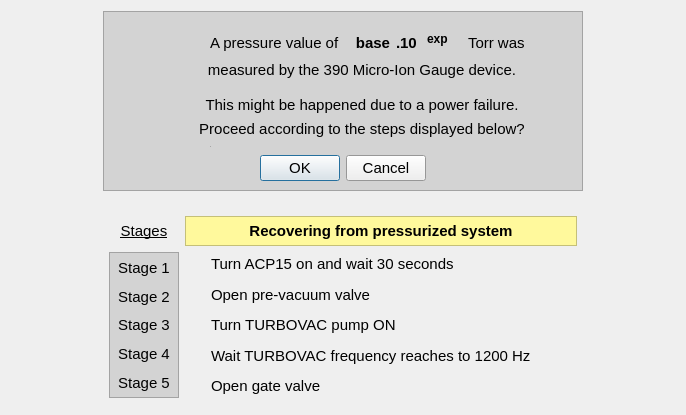
<?xml version="1.0" encoding="UTF-8"?>
<ui version="4.0">
 <class>Form</class>
 <widget class="QWidget" name="Form">
  <property name="geometry">
   <rect>
    <x>0</x>
    <y>0</y>
    <width>686</width>
    <height>415</height>
   </rect>
  </property>
  <property name="windowTitle">
   <string>VBC - Warning</string>
  </property>
  <layout class="QGridLayout" name="gridLayout_5">
   <item row="2" column="0">
    <layout class="QGridLayout" name="gridLayout_2">
     <property name="leftMargin">
      <number>6</number>
     </property>
     <property name="topMargin">
      <number>6</number>
     </property>
     <property name="rightMargin">
      <number>6</number>
     </property>
     <property name="bottomMargin">
      <number>6</number>
     </property>
     <item row="4" column="1">
      <widget class="PyDMByteIndicator" name="Stage_3" native="true">
       <property name="enabled">
        <bool>true</bool>
       </property>
       <property name="maximumSize">
        <size>
         <width>20</width>
         <height>16777215</height>
        </size>
       </property>
       <property name="font">
        <font>
         <family>Cantarell</family>
         <pointsize>11</pointsize>
         <weight>50</weight>
         <bold>false</bold>
        </font>
       </property>
       <property name="toolTip">
        <string/>
       </property>
       <property name="whatsThis">
        <string>
    Widget for graphical representation of bits from an integer number
    with support for Channels and more from PyDM

    Parameters
    ----------
    parent : QWidget
        The parent widget for the Label
    init_channel : str, optional
        The channel to be used by the widget.
    </string>
       </property>
       <property name="channel" stdset="0">
        <string>ca://${IOC}:ProcessRecovery:Status3</string>
       </property>
       <property name="offColor" stdset="0">
        <color>
         <red>255</red>
         <green>0</green>
         <blue>0</blue>
        </color>
       </property>
       <property name="circles" stdset="0">
        <bool>false</bool>
       </property>
       <property name="labels" stdset="0">
        <stringlist/>
       </property>
      </widget>
     </item>
     <item row="6" column="2">
      <widget class="PyDMLabel" name="PyDMLabel_16">
       <property name="font">
        <font>
         <family>Cantarell</family>
         <pointsize>11</pointsize>
         <weight>50</weight>
         <bold>false</bold>
        </font>
       </property>
       <property name="toolTip">
        <string/>
       </property>
       <property name="whatsThis">
        <string/>
       </property>
       <property name="text">
        <string>Open gate valve</string>
       </property>
      </widget>
     </item>
     <item row="5" column="1">
      <widget class="PyDMByteIndicator" name="Stage_4" native="true">
       <property name="enabled">
        <bool>true</bool>
       </property>
       <property name="maximumSize">
        <size>
         <width>20</width>
         <height>16777215</height>
        </size>
       </property>
       <property name="font">
        <font>
         <family>Cantarell</family>
         <pointsize>11</pointsize>
         <weight>50</weight>
         <bold>false</bold>
        </font>
       </property>
       <property name="toolTip">
        <string/>
       </property>
       <property name="whatsThis">
        <string>
    Widget for graphical representation of bits from an integer number
    with support for Channels and more from PyDM

    Parameters
    ----------
    parent : QWidget
        The parent widget for the Label
    init_channel : str, optional
        The channel to be used by the widget.
    </string>
       </property>
       <property name="channel" stdset="0">
        <string>ca://${IOC}:ProcessRecovery:Status4</string>
       </property>
       <property name="offColor" stdset="0">
        <color>
         <red>255</red>
         <green>0</green>
         <blue>0</blue>
        </color>
       </property>
       <property name="circles" stdset="0">
        <bool>false</bool>
       </property>
       <property name="labels" stdset="0">
        <stringlist/>
       </property>
      </widget>
     </item>
     <item row="6" column="1">
      <widget class="PyDMByteIndicator" name="Stage_5" native="true">
       <property name="enabled">
        <bool>true</bool>
       </property>
       <property name="maximumSize">
        <size>
         <width>20</width>
         <height>16777215</height>
        </size>
       </property>
       <property name="font">
        <font>
         <family>Cantarell</family>
         <pointsize>11</pointsize>
         <weight>50</weight>
         <bold>false</bold>
        </font>
       </property>
       <property name="toolTip">
        <string/>
       </property>
       <property name="whatsThis">
        <string>
    Widget for graphical representation of bits from an integer number
    with support for Channels and more from PyDM

    Parameters
    ----------
    parent : QWidget
        The parent widget for the Label
    init_channel : str, optional
        The channel to be used by the widget.
    </string>
       </property>
       <property name="channel" stdset="0">
        <string>ca://${IOC}:ProcessRecovery:Status5</string>
       </property>
       <property name="offColor" stdset="0">
        <color>
         <red>255</red>
         <green>0</green>
         <blue>0</blue>
        </color>
       </property>
       <property name="circles" stdset="0">
        <bool>false</bool>
       </property>
       <property name="labels" stdset="0">
        <stringlist/>
       </property>
      </widget>
     </item>
     <item row="1" column="0">
      <widget class="QLabel" name="label_4">
       <property name="font">
        <font>
         <family>Cantarell</family>
         <pointsize>11</pointsize>
         <weight>50</weight>
         <bold>false</bold>
         <underline>true</underline>
        </font>
       </property>
       <property name="text">
        <string>Stages</string>
       </property>
       <property name="alignment">
        <set>Qt::AlignCenter</set>
       </property>
      </widget>
     </item>
     <item row="2" column="1">
      <widget class="PyDMByteIndicator" name="Stage_1" native="true">
       <property name="enabled">
        <bool>true</bool>
       </property>
       <property name="maximumSize">
        <size>
         <width>20</width>
         <height>16777215</height>
        </size>
       </property>
       <property name="font">
        <font>
         <family>Cantarell</family>
         <pointsize>11</pointsize>
         <weight>50</weight>
         <bold>false</bold>
        </font>
       </property>
       <property name="toolTip">
        <string/>
       </property>
       <property name="whatsThis">
        <string>
    Widget for graphical representation of bits from an integer number
    with support for Channels and more from PyDM

    Parameters
    ----------
    parent : QWidget
        The parent widget for the Label
    init_channel : str, optional
        The channel to be used by the widget.
    </string>
       </property>
       <property name="channel" stdset="0">
        <string>ca://${IOC}:ProcessRecovery:Status1</string>
       </property>
       <property name="offColor" stdset="0">
        <color>
         <red>255</red>
         <green>0</green>
         <blue>0</blue>
        </color>
       </property>
       <property name="circles" stdset="0">
        <bool>false</bool>
       </property>
       <property name="labels" stdset="0">
        <stringlist/>
       </property>
      </widget>
     </item>
     <item row="2" column="0" rowspan="5">
      <widget class="QFrame" name="FrameStagesLabel">
       <property name="minimumSize">
        <size>
         <width>70</width>
         <height>0</height>
        </size>
       </property>
       <property name="maximumSize">
        <size>
         <width>70</width>
         <height>16777215</height>
        </size>
       </property>
       <property name="palette">
        <palette>
         <active>
          <colorrole role="Base">
           <brush brushstyle="SolidPattern">
            <color alpha="255">
             <red>255</red>
             <green>255</green>
             <blue>255</blue>
            </color>
           </brush>
          </colorrole>
          <colorrole role="Window">
           <brush brushstyle="SolidPattern">
            <color alpha="255">
             <red>211</red>
             <green>211</green>
             <blue>211</blue>
            </color>
           </brush>
          </colorrole>
         </active>
         <inactive>
          <colorrole role="Base">
           <brush brushstyle="SolidPattern">
            <color alpha="255">
             <red>255</red>
             <green>255</green>
             <blue>255</blue>
            </color>
           </brush>
          </colorrole>
          <colorrole role="Window">
           <brush brushstyle="SolidPattern">
            <color alpha="255">
             <red>211</red>
             <green>211</green>
             <blue>211</blue>
            </color>
           </brush>
          </colorrole>
         </inactive>
         <disabled>
          <colorrole role="Base">
           <brush brushstyle="SolidPattern">
            <color alpha="255">
             <red>211</red>
             <green>211</green>
             <blue>211</blue>
            </color>
           </brush>
          </colorrole>
          <colorrole role="Window">
           <brush brushstyle="SolidPattern">
            <color alpha="255">
             <red>211</red>
             <green>211</green>
             <blue>211</blue>
            </color>
           </brush>
          </colorrole>
         </disabled>
        </palette>
       </property>
       <property name="font">
        <font>
         <family>Cantarell</family>
         <pointsize>11</pointsize>
         <weight>50</weight>
         <bold>false</bold>
        </font>
       </property>
       <property name="autoFillBackground">
        <bool>true</bool>
       </property>
       <property name="frameShape">
        <enum>QFrame::StyledPanel</enum>
       </property>
       <property name="frameShadow">
        <enum>QFrame::Raised</enum>
       </property>
       <layout class="QVBoxLayout" name="verticalLayout_5">
        <property name="spacing">
         <number>0</number>
        </property>
        <property name="leftMargin">
         <number>0</number>
        </property>
        <property name="topMargin">
         <number>0</number>
        </property>
        <property name="rightMargin">
         <number>0</number>
        </property>
        <property name="bottomMargin">
         <number>0</number>
        </property>
        <item>
         <widget class="QLabel" name="label_22">
          <property name="font">
           <font>
            <family>Cantarell</family>
            <pointsize>11</pointsize>
            <weight>50</weight>
            <bold>false</bold>
           </font>
          </property>
          <property name="text">
           <string>Stage 1</string>
          </property>
          <property name="alignment">
           <set>Qt::AlignCenter</set>
          </property>
         </widget>
        </item>
        <item>
         <widget class="QLabel" name="label_131">
          <property name="font">
           <font>
            <family>Cantarell</family>
            <pointsize>11</pointsize>
            <weight>50</weight>
            <bold>false</bold>
           </font>
          </property>
          <property name="text">
           <string>Stage 2</string>
          </property>
          <property name="alignment">
           <set>Qt::AlignCenter</set>
          </property>
         </widget>
        </item>
        <item>
         <widget class="QLabel" name="label_132">
          <property name="font">
           <font>
            <family>Cantarell</family>
            <pointsize>11</pointsize>
            <weight>50</weight>
            <bold>false</bold>
           </font>
          </property>
          <property name="text">
           <string>Stage 3</string>
          </property>
          <property name="alignment">
           <set>Qt::AlignCenter</set>
          </property>
         </widget>
        </item>
        <item>
         <widget class="QLabel" name="label_133">
          <property name="font">
           <font>
            <family>Cantarell</family>
            <pointsize>11</pointsize>
            <weight>50</weight>
            <bold>false</bold>
           </font>
          </property>
          <property name="text">
           <string>Stage 4</string>
          </property>
          <property name="alignment">
           <set>Qt::AlignCenter</set>
          </property>
         </widget>
        </item>
        <item>
         <widget class="QLabel" name="label_19">
          <property name="font">
           <font>
            <family>Cantarell</family>
            <pointsize>11</pointsize>
            <weight>50</weight>
            <bold>false</bold>
           </font>
          </property>
          <property name="text">
           <string>Stage 5</string>
          </property>
          <property name="alignment">
           <set>Qt::AlignCenter</set>
          </property>
         </widget>
        </item>
       </layout>
      </widget>
     </item>
     <item row="3" column="1">
      <widget class="PyDMByteIndicator" name="Stage_2" native="true">
       <property name="enabled">
        <bool>true</bool>
       </property>
       <property name="maximumSize">
        <size>
         <width>20</width>
         <height>16777215</height>
        </size>
       </property>
       <property name="font">
        <font>
         <family>Cantarell</family>
         <pointsize>11</pointsize>
         <weight>50</weight>
         <bold>false</bold>
        </font>
       </property>
       <property name="toolTip">
        <string/>
       </property>
       <property name="whatsThis">
        <string>
    Widget for graphical representation of bits from an integer number
    with support for Channels and more from PyDM

    Parameters
    ----------
    parent : QWidget
        The parent widget for the Label
    init_channel : str, optional
        The channel to be used by the widget.
    </string>
       </property>
       <property name="channel" stdset="0">
        <string>ca://${IOC}:ProcessRecovery:Status2</string>
       </property>
       <property name="offColor" stdset="0">
        <color>
         <red>255</red>
         <green>0</green>
         <blue>0</blue>
        </color>
       </property>
       <property name="circles" stdset="0">
        <bool>false</bool>
       </property>
       <property name="labels" stdset="0">
        <stringlist/>
       </property>
      </widget>
     </item>
     <item row="5" column="2">
      <widget class="PyDMLabel" name="PyDMLabel_35">
       <property name="font">
        <font>
         <family>Cantarell</family>
         <pointsize>11</pointsize>
         <weight>50</weight>
         <bold>false</bold>
        </font>
       </property>
       <property name="toolTip">
        <string/>
       </property>
       <property name="whatsThis">
        <string/>
       </property>
       <property name="text">
        <string>Wait TURBOVAC frequency reaches to 1200 Hz</string>
       </property>
      </widget>
     </item>
     <item row="1" column="1" colspan="2">
      <widget class="QLabel" name="label_29">
       <property name="minimumSize">
        <size>
         <width>0</width>
         <height>30</height>
        </size>
       </property>
       <property name="palette">
        <palette>
         <active>
          <colorrole role="Base">
           <brush brushstyle="SolidPattern">
            <color alpha="255">
             <red>255</red>
             <green>255</green>
             <blue>255</blue>
            </color>
           </brush>
          </colorrole>
          <colorrole role="Window">
           <brush brushstyle="SolidPattern">
            <color alpha="255">
             <red>255</red>
             <green>249</green>
             <blue>156</blue>
            </color>
           </brush>
          </colorrole>
         </active>
         <inactive>
          <colorrole role="Base">
           <brush brushstyle="SolidPattern">
            <color alpha="255">
             <red>255</red>
             <green>255</green>
             <blue>255</blue>
            </color>
           </brush>
          </colorrole>
          <colorrole role="Window">
           <brush brushstyle="SolidPattern">
            <color alpha="255">
             <red>255</red>
             <green>249</green>
             <blue>156</blue>
            </color>
           </brush>
          </colorrole>
         </inactive>
         <disabled>
          <colorrole role="Base">
           <brush brushstyle="SolidPattern">
            <color alpha="255">
             <red>255</red>
             <green>249</green>
             <blue>156</blue>
            </color>
           </brush>
          </colorrole>
          <colorrole role="Window">
           <brush brushstyle="SolidPattern">
            <color alpha="255">
             <red>255</red>
             <green>249</green>
             <blue>156</blue>
            </color>
           </brush>
          </colorrole>
         </disabled>
        </palette>
       </property>
       <property name="font">
        <font>
         <family>Cantarell</family>
         <pointsize>11</pointsize>
         <weight>75</weight>
         <bold>true</bold>
        </font>
       </property>
       <property name="autoFillBackground">
        <bool>true</bool>
       </property>
       <property name="frameShape">
        <enum>QFrame::StyledPanel</enum>
       </property>
       <property name="text">
        <string>Recovering from pressurized system</string>
       </property>
       <property name="alignment">
        <set>Qt::AlignCenter</set>
       </property>
      </widget>
     </item>
     <item row="3" column="2">
      <widget class="PyDMLabel" name="PyDMLabel_15">
       <property name="font">
        <font>
         <family>Cantarell</family>
         <pointsize>11</pointsize>
         <weight>50</weight>
         <bold>false</bold>
        </font>
       </property>
       <property name="toolTip">
        <string/>
       </property>
       <property name="whatsThis">
        <string/>
       </property>
       <property name="text">
        <string>Open pre-vacuum valve</string>
       </property>
      </widget>
     </item>
     <item row="2" column="2">
      <widget class="PyDMLabel" name="PyDMLabel_31">
       <property name="font">
        <font>
         <family>Cantarell</family>
         <pointsize>11</pointsize>
         <weight>50</weight>
         <bold>false</bold>
        </font>
       </property>
       <property name="toolTip">
        <string/>
       </property>
       <property name="whatsThis">
        <string/>
       </property>
       <property name="text">
        <string>Turn ACP15 on and wait 30 seconds</string>
       </property>
      </widget>
     </item>
     <item row="4" column="2">
      <widget class="PyDMLabel" name="PyDMLabel_29">
       <property name="font">
        <font>
         <family>Cantarell</family>
         <pointsize>11</pointsize>
         <weight>50</weight>
         <bold>false</bold>
        </font>
       </property>
       <property name="toolTip">
        <string/>
       </property>
       <property name="whatsThis">
        <string/>
       </property>
       <property name="text">
        <string>Turn TURBOVAC pump ON</string>
       </property>
      </widget>
     </item>
    </layout>
   </item>
   <item row="0" column="0">
    <widget class="QFrame" name="frame_2">
     <property name="maximumSize">
      <size>
       <width>480</width>
       <height>180</height>
      </size>
     </property>
     <property name="palette">
      <palette>
       <active>
        <colorrole role="Base">
         <brush brushstyle="SolidPattern">
          <color alpha="255">
           <red>255</red>
           <green>255</green>
           <blue>255</blue>
          </color>
         </brush>
        </colorrole>
        <colorrole role="Window">
         <brush brushstyle="SolidPattern">
          <color alpha="255">
           <red>211</red>
           <green>211</green>
           <blue>211</blue>
          </color>
         </brush>
        </colorrole>
       </active>
       <inactive>
        <colorrole role="Base">
         <brush brushstyle="SolidPattern">
          <color alpha="255">
           <red>255</red>
           <green>255</green>
           <blue>255</blue>
          </color>
         </brush>
        </colorrole>
        <colorrole role="Window">
         <brush brushstyle="SolidPattern">
          <color alpha="255">
           <red>211</red>
           <green>211</green>
           <blue>211</blue>
          </color>
         </brush>
        </colorrole>
       </inactive>
       <disabled>
        <colorrole role="Base">
         <brush brushstyle="SolidPattern">
          <color alpha="255">
           <red>211</red>
           <green>211</green>
           <blue>211</blue>
          </color>
         </brush>
        </colorrole>
        <colorrole role="Window">
         <brush brushstyle="SolidPattern">
          <color alpha="255">
           <red>211</red>
           <green>211</green>
           <blue>211</blue>
          </color>
         </brush>
        </colorrole>
       </disabled>
      </palette>
     </property>
     <property name="font">
      <font>
       <family>Cantarell</family>
       <pointsize>11</pointsize>
       <weight>50</weight>
       <bold>false</bold>
      </font>
     </property>
     <property name="autoFillBackground">
      <bool>true</bool>
     </property>
     <property name="frameShape">
      <enum>QFrame::StyledPanel</enum>
     </property>
     <property name="frameShadow">
      <enum>QFrame::Raised</enum>
     </property>
     <layout class="QGridLayout" name="gridLayout">
      <item row="0" column="0">
       <layout class="QGridLayout" name="gridLayout_4">
        <item row="4" column="4">
         <spacer name="verticalSpacer_3">
          <property name="font">
           <font>
            <family>Cantarell</family>
            <pointsize>11</pointsize>
            <weight>50</weight>
            <bold>false</bold>
           </font>
          </property>
          <property name="orientation">
           <enum>Qt::Vertical</enum>
          </property>
          <property name="sizeType">
           <enum>QSizePolicy::Fixed</enum>
          </property>
          <property name="sizeHint" stdset="0">
           <size>
            <width>10</width>
            <height>5</height>
           </size>
          </property>
         </spacer>
        </item>
        <item row="7" column="2">
         <widget class="PyDMCheckbox" name="Shell_PV_Trigger_OK_MESSAGE">
          <property name="enabled">
           <bool>true</bool>
          </property>
          <property name="maximumSize">
           <size>
            <width>1</width>
            <height>1</height>
           </size>
          </property>
          <property name="font">
           <font>
            <family>Cantarell</family>
            <pointsize>11</pointsize>
            <weight>50</weight>
            <bold>false</bold>
           </font>
          </property>
          <property name="toolTip">
           <string/>
          </property>
          <property name="whatsThis">
           <string>
    A QCheckbox with support for Channels and more from PyDM

    Parameters
    ----------
    parent : QWidget
        The parent widget for the Label
    init_channel : str, optional
        The channel to be used by the widget.

    </string>
          </property>
          <property name="iconSize">
           <size>
            <width>1</width>
            <height>1</height>
           </size>
          </property>
          <property name="alarmSensitiveBorder" stdset="0">
           <bool>false</bool>
          </property>
          <property name="precisionFromPV" stdset="0">
           <bool>false</bool>
          </property>
          <property name="channel" stdset="0">
           <string>ca://${IOC}:ProcessRec:Bool</string>
          </property>
         </widget>
        </item>
        <item row="1" column="2" rowspan="2">
         <widget class="QLabel" name="label_11">
          <property name="minimumSize">
           <size>
            <width>0</width>
            <height>14</height>
           </size>
          </property>
          <property name="maximumSize">
           <size>
            <width>16777215</width>
            <height>18</height>
           </size>
          </property>
          <property name="font">
           <font>
            <family>Cantarell</family>
            <pointsize>11</pointsize>
            <weight>50</weight>
            <bold>false</bold>
           </font>
          </property>
          <property name="text">
           <string>A pressure value of</string>
          </property>
          <property name="wordWrap">
           <bool>false</bool>
          </property>
         </widget>
        </item>
        <item row="7" column="4">
         <spacer name="verticalSpacer_5">
          <property name="font">
           <font>
            <family>Cantarell</family>
            <pointsize>11</pointsize>
            <weight>50</weight>
            <bold>false</bold>
           </font>
          </property>
          <property name="orientation">
           <enum>Qt::Vertical</enum>
          </property>
          <property name="sizeType">
           <enum>QSizePolicy::Fixed</enum>
          </property>
          <property name="sizeHint" stdset="0">
           <size>
            <width>20</width>
            <height>5</height>
           </size>
          </property>
         </spacer>
        </item>
        <item row="1" column="1">
         <spacer name="horizontalSpacer_2">
          <property name="font">
           <font>
            <family>Cantarell</family>
            <pointsize>11</pointsize>
            <weight>50</weight>
            <bold>false</bold>
           </font>
          </property>
          <property name="orientation">
           <enum>Qt::Horizontal</enum>
          </property>
          <property name="sizeType">
           <enum>QSizePolicy::Fixed</enum>
          </property>
          <property name="sizeHint" stdset="0">
           <size>
            <width>5</width>
            <height>5</height>
           </size>
          </property>
         </spacer>
        </item>
        <item row="1" column="6" rowspan="2">
         <widget class="QLabel" name="label_12">
          <property name="minimumSize">
           <size>
            <width>0</width>
            <height>14</height>
           </size>
          </property>
          <property name="maximumSize">
           <size>
            <width>16777215</width>
            <height>18</height>
           </size>
          </property>
          <property name="font">
           <font>
            <family>Cantarell</family>
            <pointsize>11</pointsize>
            <weight>50</weight>
            <bold>false</bold>
           </font>
          </property>
          <property name="text">
           <string>Torr was</string>
          </property>
         </widget>
        </item>
        <item row="0" column="4">
         <spacer name="verticalSpacer">
          <property name="font">
           <font>
            <family>Cantarell</family>
            <pointsize>11</pointsize>
            <weight>50</weight>
            <bold>false</bold>
           </font>
          </property>
          <property name="orientation">
           <enum>Qt::Vertical</enum>
          </property>
          <property name="sizeType">
           <enum>QSizePolicy::Fixed</enum>
          </property>
          <property name="sizeHint" stdset="0">
           <size>
            <width>20</width>
            <height>5</height>
           </size>
          </property>
         </spacer>
        </item>
        <item row="1" column="3" rowspan="2">
         <widget class="PyDMLabel" name="pressure_base">
          <property name="minimumSize">
           <size>
            <width>0</width>
            <height>14</height>
           </size>
          </property>
          <property name="maximumSize">
           <size>
            <width>60</width>
            <height>18</height>
           </size>
          </property>
          <property name="font">
           <font>
            <family>Cantarell</family>
            <pointsize>11</pointsize>
            <weight>75</weight>
            <bold>true</bold>
           </font>
          </property>
          <property name="toolTip">
           <string/>
          </property>
          <property name="whatsThis">
           <string/>
          </property>
          <property name="text">
           <string>base</string>
          </property>
          <property name="alignment">
           <set>Qt::AlignRight|Qt::AlignTrailing|Qt::AlignVCenter</set>
          </property>
          <property name="alarmSensitiveBorder" stdset="0">
           <bool>false</bool>
          </property>
          <property name="channel" stdset="0">
           <string>ca://${IOC}:BBB:TorrBaseMsg</string>
          </property>
         </widget>
        </item>
        <item row="0" column="0" rowspan="8">
         <widget class="QLabel" name="label_9">
          <property name="minimumSize">
           <size>
            <width>80</width>
            <height>80</height>
           </size>
          </property>
          <property name="maximumSize">
           <size>
            <width>80</width>
            <height>80</height>
           </size>
          </property>
          <property name="font">
           <font>
            <family>Cantarell</family>
            <pointsize>11</pointsize>
            <weight>50</weight>
            <bold>false</bold>
           </font>
          </property>
          <property name="text">
           <string>&lt;html&gt;&lt;head/&gt;&lt;body&gt;&lt;p&gt;&lt;img src=&quot;../images/warning.png&quot;/&gt;&lt;/p&gt;&lt;/body&gt;&lt;/html&gt;</string>
          </property>
          <property name="alignment">
           <set>Qt::AlignCenter</set>
          </property>
         </widget>
        </item>
        <item row="1" column="4" rowspan="2">
         <widget class="QLabel" name="label_67">
          <property name="minimumSize">
           <size>
            <width>0</width>
            <height>14</height>
           </size>
          </property>
          <property name="maximumSize">
           <size>
            <width>25</width>
            <height>18</height>
           </size>
          </property>
          <property name="font">
           <font>
            <family>Cantarell</family>
            <pointsize>11</pointsize>
            <weight>75</weight>
            <bold>true</bold>
           </font>
          </property>
          <property name="text">
           <string>.10</string>
          </property>
         </widget>
        </item>
        <item row="1" column="5">
         <widget class="PyDMLabel" name="pressure_exp">
          <property name="minimumSize">
           <size>
            <width>0</width>
            <height>15</height>
           </size>
          </property>
          <property name="maximumSize">
           <size>
            <width>35</width>
            <height>18</height>
           </size>
          </property>
          <property name="font">
           <font>
            <family>Cantarell</family>
            <pointsize>9</pointsize>
            <weight>75</weight>
            <bold>true</bold>
           </font>
          </property>
          <property name="toolTip">
           <string/>
          </property>
          <property name="whatsThis">
           <string/>
          </property>
          <property name="text">
           <string>exp</string>
          </property>
          <property name="alignment">
           <set>Qt::AlignLeading|Qt::AlignLeft|Qt::AlignTop</set>
          </property>
          <property name="alarmSensitiveBorder" stdset="0">
           <bool>false</bool>
          </property>
          <property name="channel" stdset="0">
           <string>ca://${IOC}:BBB:TorrExpMsg</string>
          </property>
         </widget>
        </item>
        <item row="8" column="0" colspan="8">
         <widget class="QDialogButtonBox" name="buttonBox_2">
          <property name="font">
           <font>
            <family>Cantarell</family>
            <pointsize>11</pointsize>
            <weight>50</weight>
            <bold>false</bold>
           </font>
          </property>
          <property name="standardButtons">
           <set>QDialogButtonBox::Cancel|QDialogButtonBox::Ok</set>
          </property>
          <property name="centerButtons">
           <bool>true</bool>
          </property>
         </widget>
        </item>
        <item row="3" column="1" colspan="6">
         <widget class="QLabel" name="label_14">
          <property name="minimumSize">
           <size>
            <width>0</width>
            <height>14</height>
           </size>
          </property>
          <property name="maximumSize">
           <size>
            <width>3100</width>
            <height>18</height>
           </size>
          </property>
          <property name="font">
           <font>
            <family>Cantarell</family>
            <pointsize>11</pointsize>
            <weight>50</weight>
            <bold>false</bold>
           </font>
          </property>
          <property name="text">
           <string>measured by the 390 Micro-Ion Gauge device.</string>
          </property>
          <property name="alignment">
           <set>Qt::AlignCenter</set>
          </property>
          <property name="wordWrap">
           <bool>true</bool>
          </property>
         </widget>
        </item>
        <item row="5" column="1" colspan="6">
         <widget class="QLabel" name="label_13">
          <property name="minimumSize">
           <size>
            <width>0</width>
            <height>13</height>
           </size>
          </property>
          <property name="maximumSize">
           <size>
            <width>16777215</width>
            <height>18</height>
           </size>
          </property>
          <property name="font">
           <font>
            <family>Cantarell</family>
            <pointsize>11</pointsize>
            <weight>50</weight>
            <bold>false</bold>
           </font>
          </property>
          <property name="text">
           <string>This might be happened due to a power failure.</string>
          </property>
          <property name="alignment">
           <set>Qt::AlignCenter</set>
          </property>
         </widget>
        </item>
        <item row="6" column="1" colspan="6">
         <widget class="QLabel" name="label_10">
          <property name="minimumSize">
           <size>
            <width>0</width>
            <height>13</height>
           </size>
          </property>
          <property name="maximumSize">
           <size>
            <width>16777215</width>
            <height>18</height>
           </size>
          </property>
          <property name="font">
           <font>
            <family>Cantarell</family>
            <pointsize>11</pointsize>
            <weight>50</weight>
            <bold>false</bold>
           </font>
          </property>
          <property name="text">
           <string>Proceed according to the steps displayed below?</string>
          </property>
          <property name="alignment">
           <set>Qt::AlignCenter</set>
          </property>
         </widget>
        </item>
       </layout>
      </item>
     </layout>
    </widget>
   </item>
   <item row="1" column="0">
    <spacer name="verticalSpacer_2">
     <property name="font">
      <font>
       <family>Cantarell</family>
       <pointsize>11</pointsize>
       <weight>50</weight>
       <bold>false</bold>
      </font>
     </property>
     <property name="orientation">
      <enum>Qt::Vertical</enum>
     </property>
     <property name="sizeType">
      <enum>QSizePolicy::Fixed</enum>
     </property>
     <property name="sizeHint" stdset="0">
      <size>
       <width>20</width>
       <height>13</height>
      </size>
     </property>
    </spacer>
   </item>
  </layout>
 </widget>
 <customwidgets>
  <customwidget>
   <class>PyDMByteIndicator</class>
   <extends>QWidget</extends>
   <header>pydm.widgets.byte</header>
  </customwidget>
  <customwidget>
   <class>PyDMLabel</class>
   <extends>QLabel</extends>
   <header>pydm.widgets.label</header>
  </customwidget>
  <customwidget>
   <class>PyDMCheckbox</class>
   <extends>QCheckBox</extends>
   <header>pydm.widgets.checkbox</header>
  </customwidget>
 </customwidgets>
 <resources/>
 <connections/>
</ui>
